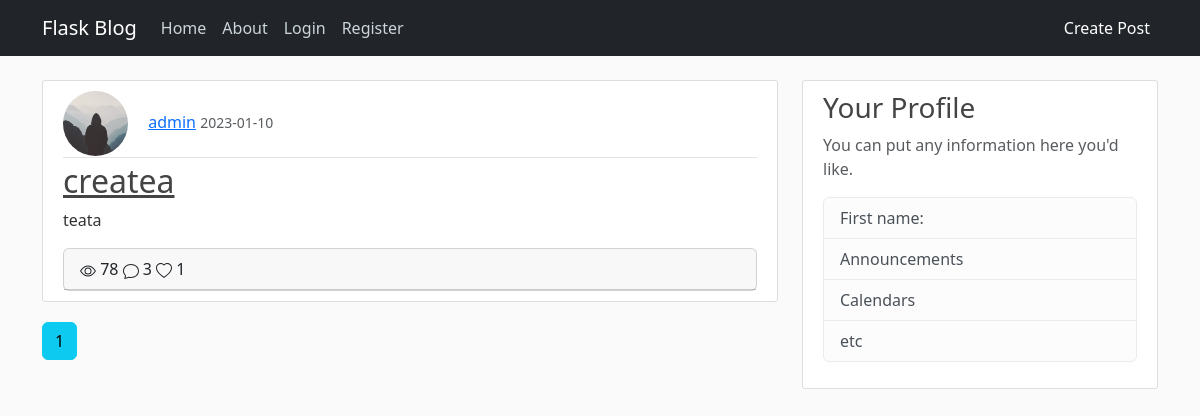
Page /home on the earlier database version.
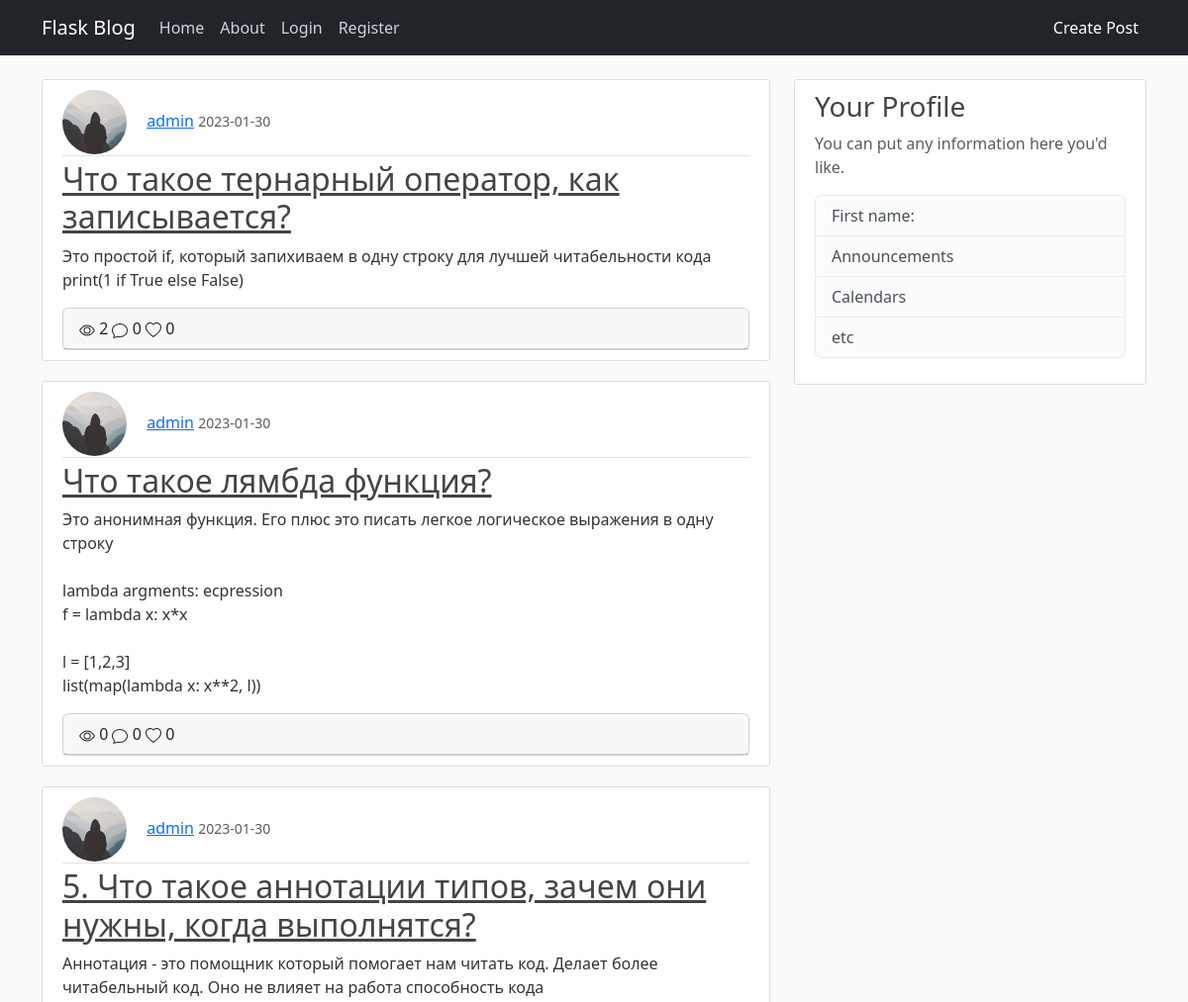
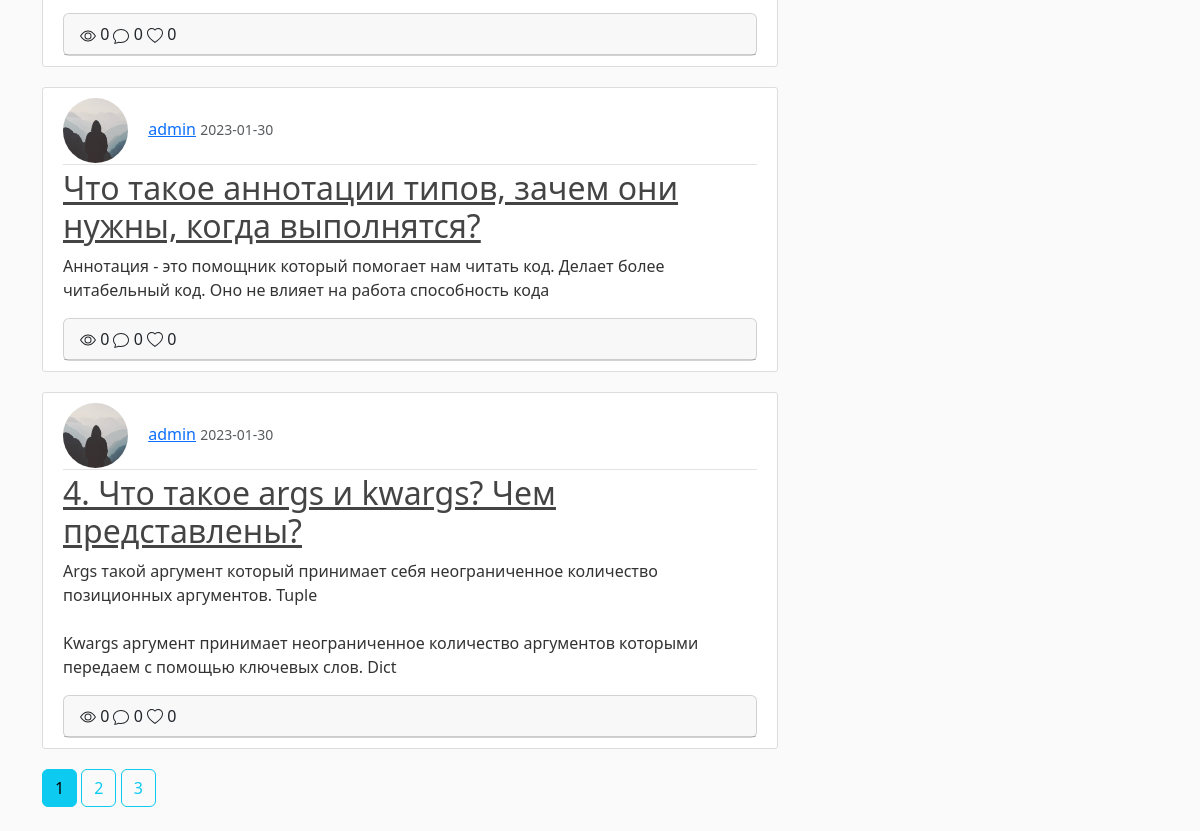
Same page on the later database version (2 pictures, top to bottom).
### blog/models.py (models this page shows, shortened)
class Post(db.Model):
    id = db.Column(db.Integer, primary_key=True)
    title = db.Column(db.String(100), nullable=False)
    date_posted = db.Column(db.DateTime, nullable=False, default=datetime.utcnow)
    content = db.Column(db.Text, nullable=False)
    user_id = db.Column(db.Integer, db.ForeignKey('user.id'), nullable=False)
    views = db.Column(db.Integer, default=0)
    comments = db.relationship('Comment', backref='post', passive_deletes=True)
    likes = db.relationship('Like', backref='post', passive_deletes=True)

class User(db.Model, UserMixin):
    id = db.Column(db.Integer, primary_key=True)
    username = db.Column(db.String(20), unique=True, nullable=False)
    email = db.Column(db.String(120), unique=True, nullable=False)
    image_file = db.Column(db.String(20), nullable=False, default='default.jpg')
    password = db.Column(db.String(60), nullable=False)
    posts = db.relationship('Post', backref='user', lazy=True)
    comments = db.relationship('Comment', backref='user', passive_deletes=True)
    likes = db.relationship('Like', backref='user', passive_deletes=True)

### blog/views.py (the view)
@main.route("/")
@main.route("/home")
def home():
    page = request.args.get('page', 1, type=int)
    posts = Post.query.order_by(Post.date_posted.desc()).paginate(page=page, per_page=5)
    return render_template('index.html', posts=posts)

### blog/templates/index.html (shortened to what this page needs)
{% extends "base.html" %}
{% block content %}
    {% for post in posts %}
        <article class="media content-section">
            <div class="article-metadata">
                <img class="rounded-circle article-img" src="{{ url_for('static', filename='profile_pics/' + post.user.image_file) }}">
                <a class="mr-2" href="#">{{ post.user.username }}</a>
                <small class="text-muted">{{ post.date_posted.strftime('%Y-%m-%d') }}</small>
            </div>
          <div class="media-body">
            <h2><a class="article-title" href="{{ url_for('post.post_detail', post_id=post.id) }}">{{ post.title }}</a></h2>
            <p class="article-content">{{ post.content }}</p>
          </div>
            <div class="card">
                 <div class="card-header">
                     {{post.views}}
                     {{post.comments|length}}
                     {{post.likes|length}}
                 </div>
            </div>
        </article>
    {% endfor %}
    {% for page_num in posts.iter_pages(left_edge=1, right_edge=1, left_current=1, right_current=2) %}
      {% if page_num %}
        {% if posts.page == page_num %}
          <a class="btn btn-info mb-4" href="{{ url_for('main.home', page=page_num) }}">{{ page_num }}</a>
        {% else %}
          <a class="btn btn-outline-info mb-4" href="{{ url_for('main.home', page=page_num) }}">{{ page_num }}</a>
        {% endif %}
      {% endif %}
    {% endfor %}
{% endblock content %}
{% block content2 %}
<div class="col-md-4">
  <div class="content-section">
    <h3>Your Profile</h3>
    <p class='text-muted'>You can put any information here you'd like.
      <ul class="list-group">
        <li class="list-group-item list-group-item-light">First name: </li>
        <li class="list-group-item list-group-item-light">Announcements</li>
        <li class="list-group-item list-group-item-light">Calendars</li>
        <li class="list-group-item list-group-item-light">etc</li>
      </ul>
    </p>
  </div>
</div>
{% endblock content2 %}

### blog/templates/base.html (shortened to what this page needs)
<!doctype html>
<html lang="en">
  <head>
    <link href="https://cdn.jsdelivr.net/npm/bootstrap@5.3.0-alpha1/dist/css/bootstrap.min.css" rel="stylesheet">
    <link rel="stylesheet" type="text/css" href="{{ url_for('static', filename='main.css') }}">  </head>
  <body>
  {% include 'include/navbar.html'%}
    <main role="main" class="container">
      <div class="row">
        <div class="col-md-8">
          {% block content %}{% endblock %}
        </div>
          {% block content2 %}{% endblock %}
      </div>
    </main>
  </body>
</html>

### blog/templates/include/navbar.html (shortened to what this page needs)
<header class="site-header">
    <nav class="navbar navbar-expand-md navbar-dark bg-dark fixed-top">
      <div class="container">
        <a class="navbar-brand mr-4" href="/home">Flask Blog</a>
        <div class="collapse navbar-collapse" id="navbarToggle">
          <div class="navbar-nav mr-auto">
            <a class="nav-item nav-link" href="/home">Home</a>
            <a class="nav-item nav-link" href="/about">About</a>
          </div>
          <div class="navbar-nav">
            {% if current_user.is_authenticated %}
              <a class="nav-item nav-link" href="/logout">Logout</a>
            {% else %}
              <a class="nav-item nav-link" href="/login">Login</a>
              <a class="nav-item nav-link" href="/register">Register</a>
            {% endif %}
          </div>
        </div>
         <ul class="navbar-nav ml-auto">
            <li class="nav-item">
              <a class="nav-link text-white" href="/post/new">Create Post</a>
            </li>
         </ul>
      </div>
    </nav>
</header>

### blog/static/main.css (style rules this page uses)
body { background: #fafafa; color: #333333; margin-top: 5rem; }
h1, h2, h3, h4, h5, h6 { color: #444444; }
.site-header .navbar-nav .nav-link { color: #cbd5db; }
.content-section { background: #ffffff; padding: 10px 20px; border: 1px solid #dddddd; border-radius: 3px; margin-bottom: 20px; }
.article-title { color: #444444; }
.article-content { white-space: pre-line; }
.article-img { height: 65px; width: 65px; margin-right: 16px; }
.article-metadata { padding-bottom: 1px; margin-bottom: 4px; border-bottom: 1px solid #e3e3e3 }

Differences in the rows shown:
no longer on this page (row edited): Post: image_file (placeholder picture), user.username "admin", date_posted "2023-01-10", title "createa", content "teata", views "78", comments|length "3", likes|length "1"
added Post: image_file (placeholder picture), user.username "admin", date_posted "2023-01-30", title "Что такое тернарный оператор, как записывается?", content "Это простой if, который запихиваем в одну строку для лучшей читабельности кода print(1 if True else False)", views "2", comments|length "0", likes|length "0"
added Post: image_file (placeholder picture), user.username "admin", date_posted "2023-01-30", title "Что такое лямбда функция?", content "Это анонимная функция. Его плюс это писать легкое логическое выражения в одну строку lambda argments: ecpression f = lambda x: x*x l = [1,2,3] list(map(lambda x: x**2, l))", views "0", comments|length "0", likes|length "0"
added Post: image_file (placeholder picture), user.username "admin", date_posted "2023-01-30", title "5. Что такое аннотации типов, зачем они нужны, когда выполнятся?", content "Аннотация - это помощник который помогает нам читать код. Делает более читабельный код. Оно не влияет на работа способность кода", views "0", comments|length "0", likes|length "0"
added Post: image_file (placeholder picture), user.username "admin", date_posted "2023-01-30", title "Что такое аннотации типов, зачем они нужны, когда выполнятся?", content "Аннотация - это помощник который помогает нам читать код. Делает более читабельный код. Оно не влияет на работа способность кода", views "0", comments|length "0", likes|length "0"
added Post: image_file (placeholder picture), user.username "admin", date_posted "2023-01-30", title "4. Что такое args и kwargs? Чем представлены?", content "Args такой аргумент который принимает себя неограниченное количество позиционных аргументов. Tuple Kwargs аргумент принимает неограниченное количество аргументов которыми передаем с помощью ключевых слов. Dict", views "0", comments|length "0", likes|length "0"
Other differences:
new list line: "2"
new list line: "3"
